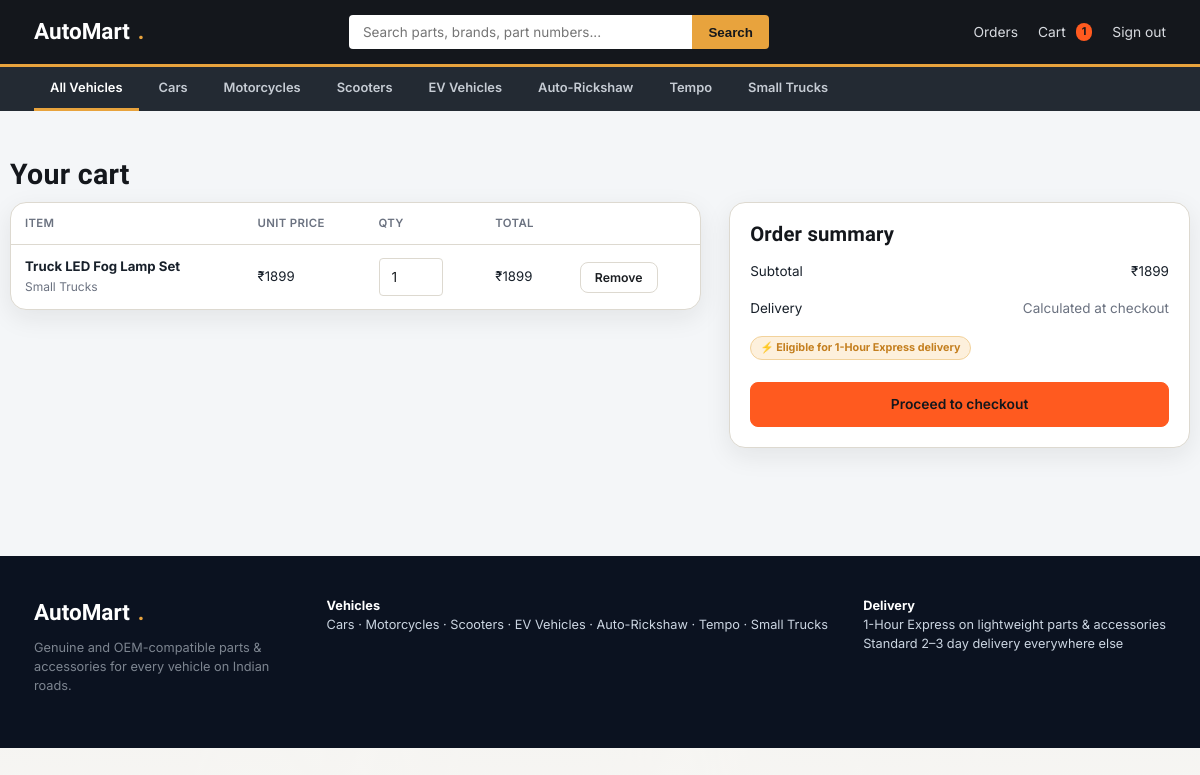
Screenshot of /cart (signed in) with the database file from the repository.
### models.py (models this page shows, shortened)
class CartItem(db.Model):
    __tablename__ = "cart_items"
    id = db.Column(db.Integer, primary_key=True)
    user_id = db.Column(db.Integer, db.ForeignKey("users.id"), nullable=False)
    product_id = db.Column(db.Integer, db.ForeignKey("products.id"), nullable=False)
    quantity = db.Column(db.Integer, default=1)
    added_at = db.Column(db.DateTime, default=datetime.utcnow)
    product = db.relationship("Product")
    __table_args__ = (db.UniqueConstraint("user_id", "product_id", name="uq_cart_user_product"),)
    def unit_price(self, account_type="individual"):
        return self.product.unit_price_for(self.quantity, account_type)
    def line_total_for(self, account_type="individual"):
        return self.unit_price(account_type) * self.quantity

class Product(db.Model):
    __tablename__ = "products"
    id = db.Column(db.Integer, primary_key=True)
    sku = db.Column(db.String(30), unique=True, nullable=False)
    name = db.Column(db.String(200), nullable=False)
    slug = db.Column(db.String(220), unique=True, nullable=False, index=True)
    description = db.Column(db.Text)
    brand = db.Column(db.String(80))
    category = db.Column(db.String(20), nullable=False)     # parts | accessories
    vehicle_type = db.Column(db.String(20), nullable=False, index=True)  # see VEHICLE_TYPES
    subcategory = db.Column(db.String(80))  # e.g. "Brakes", "Filters", "Lighting"
    price = db.Column(db.Integer, nullable=False)      # in INR, integer paise-free for simplicity
    mrp = db.Column(db.Integer)                          # strike-through price
    stock = db.Column(db.Integer, default=0)
    bulk_price = db.Column(db.Integer)
    bulk_min_qty = db.Column(db.Integer)
    weight_grams = db.Column(db.Integer, default=500)
    image_url = db.Column(db.String(300))
    rating = db.Column(db.Float, default=4.3)
    rating_count = db.Column(db.Integer, default=0)
    is_active = db.Column(db.Boolean, default=True)
    created_at = db.Column(db.DateTime, default=datetime.utcnow)
    order_items = db.relationship("OrderItem", backref="product", lazy="dynamic")
    @property
    def is_express_eligible(self):
        from flask import current_app
        limit = current_app.config.get("EXPRESS_DELIVERY_WEIGHT_LIMIT_GRAMS", 5000)
        return self.weight_grams <= limit and self.stock > 0
    @property
    def vehicle_label(self):
        return dict(VEHICLE_TYPES).get(self.vehicle_type, self.vehicle_type)
    def unit_price_for(self, quantity, account_type="individual"):
        if account_type == "business" and self.has_bulk_pricing and quantity >= self.bulk_min_qty:
            return self.bulk_price
        return self.price

### blueprints/storefront.py (the view)
@bp.route("/cart")
@login_required
def cart():
    items = _cart_query().all()
    subtotal = sum(i.line_total_for(current_user.account_type) for i in items)
    all_express = bool(items) and all(i.product.is_express_eligible for i in items)
    return render_template("storefront/cart.html", items=items, subtotal=subtotal, all_express=all_express)

### blueprints/storefront.py (called while the page is built)
def _cart_query():
    return CartItem.query.filter_by(user_id=current_user.id)

### models.py (called while the page is built)
    @property
    def is_admin(self):
        return self.role == "admin"

    @property
    def is_business(self):
        return self.account_type == "business"

### templates/storefront/cart.html (shortened to what this page needs)
{% extends "base.html" %}
{% block content %}
<div class="container section">
  <h2>Your cart</h2>
  {% if items %}
    <div class="checkout-grid">
      <div>
        <div class="card">
          <table>
            <thead><tr><th>Item</th><th>Unit price</th><th>Qty</th><th>Total</th><th></th></tr></thead>
            <tbody>
              {% for item in items %}
                {% set unit = item.unit_price(current_user.account_type) %}
                <tr>
                  <td>
                    <strong>{{ item.product.name }}</strong><br>
                    <span class="muted" style="font-size:0.8rem;">{{ item.product.vehicle_label }}
                    </span>
                  </td>
                  <td>{{ currency }}{{ unit }}</td>
                  <td>
                    <form method="post" action="{{ url_for('storefront.cart_update') }}" style="display:flex; gap:6px;">
                      <input type="number" name="quantity" value="{{ item.quantity }}" min="1" style="width:64px;" onchange="this.form.submit()">
                    </form>
                  </td>
                  <td>{{ currency }}{{ unit * item.quantity }}</td>
                  <td>
                    <form method="post" action="{{ url_for('storefront.cart_remove', item_id=item.id) }}">
                      <button type="submit" class="btn btn-outline btn-sm">Remove</button>
                    </form>
                  </td>
                </tr>
              {% endfor %}
            </tbody>
          </table>
        </div>
      </div>
      <div class="card summary-card" style="padding:20px;">
        <h3>Order summary</h3>
        <div class="summary-line"><span>Subtotal</span><span>{{ currency }}{{ subtotal }}</span></div>
        <div class="summary-line"><span>Delivery</span><span class="muted">Calculated at checkout</span></div>
        {% if all_express %}
          <p class="badge badge-express" style="margin:10px 0;">⚡ Eligible for 1-Hour Express delivery</p>
        {% endif %}
        <a href="{{ url_for('storefront.checkout') }}" class="btn btn-primary btn-block" style="margin-top:12px;">Proceed to checkout</a>
      </div>
    </div>
  {% else %}
    <div class="empty-state">
      <h3>Your cart is empty</h3>
      <p>Browse the catalog to find parts for your vehicle.</p>
      <a href="{{ url_for('storefront.shop') }}" class="btn btn-dark">Start shopping</a>
    </div>
  {% endif %}
</div>
{% endblock %}

### static/css/style.css (style rules this page uses)
:root { --graphite: #14171c; --steel: #232a33; --steel-2: #2b333d; --paper: #f6f5f2; --paper-2: #edebe4; --amber: #e8a33d; --amber-dark: #c47f1f; --green: #2f9e68; --red: #c6483c; --ink: #1b1e22; --muted: #6b7280; --muted-2: #9aa1ab; --line: #ddd9d0; --line-dark: #333941; --radius-sm: 4px; --radius-md: 8px; --shadow-sm: 0 1px 2px rgba(20, 23, 28, 0.06); }
* { box-sizing: border-box; }
html, body { margin: 0; padding: 0; background: var(--paper); color: var(--ink); font-family: "Inter", -apple-system, BlinkMacSystemFont, sans-serif; font-size: 15px; line-height: 1.5; }
h1, h2, h3, h4, .display { font-family: "Barlow Condensed", "Inter", sans-serif; font-weight: 700; letter-spacing: 0.01em; line-height: 1.1; margin: 0 0 0.4em; color: var(--graphite); }
h2 { font-size: 1.9rem; }
h3 { font-size: 1.35rem; }
p { margin: 0 0 1em; color: var(--ink); }
a { color: inherit; text-decoration: none; }
.muted { color: var(--muted); }
.container { max-width: 1180px; margin: 0 auto; padding: 0 24px; }
.btn { display: inline-flex; align-items: center; justify-content: center; gap: 8px; padding: 11px 22px; border-radius: var(--radius-md); font-weight: 600; font-size: 0.92rem; border: 1px solid transparent; cursor: pointer; font-family: inherit; transition: transform 0.08s ease, background 0.15s, border-color 0.15s; }
.btn-primary { background: var(--amber); color: var(--graphite); }
.btn-outline { background: transparent; border-color: var(--line); color: var(--ink); }
.btn-sm { padding: 7px 14px; font-size: 0.82rem; }
.btn-block { width: 100%; }
.badge { display: inline-flex; align-items: center; gap: 5px; font-size: 0.72rem; font-weight: 700; padding: 3px 9px; border-radius: 999px; text-transform: none; }
.badge-express { background: #fdf0dc; color: var(--amber-dark); border: 1px solid #f2d29b; }
.card { background: #fff; border: 1px solid var(--line); border-radius: var(--radius-md); }
.section { padding: 48px 0; }
input, select, textarea { width: 100%; padding: 10px 12px; border: 1px solid var(--line); border-radius: var(--radius-sm); font-family: inherit; font-size: 0.92rem; background: #fff; color: var(--ink); }
table { width: 100%; border-collapse: collapse; }
th, td { text-align: left; padding: 12px 14px; border-bottom: 1px solid var(--line); font-size: 0.88rem; }
th { color: var(--muted); font-weight: 600; font-size: 0.76rem; text-transform: uppercase; letter-spacing: 0.03em; }
tr:last-child td { border-bottom: none; }
.checkout-grid { display: grid; grid-template-columns: 1.5fr 1fr; gap: 28px; align-items: start; }
.summary-card { position: sticky; top: 20px; }
.summary-line { display: flex; justify-content: space-between; padding: 8px 0; font-size: 0.9rem; }
:root { --am-dark:#0b1220; --am-dark-2:#121b2e; --am-accent:#ff5a1f; --am-accent-2:#ff7a3d; --am-muted:#6b7280; --am-bg:#f4f6f8; --am-card:#ffffff; --am-border:#e5e7eb; --am-success:#16a34a; }
body { background:var(--am-bg); color:#18202a; font-family:Inter,system-ui,-apple-system,BlinkMacSystemFont,"Segoe UI",sans-serif; }
.btn-primary { background:var(--am-accent);border-color:var(--am-accent); }
.card,.table,.auth-box { border-radius:16px !important; }
.product-card, .card, .filter-pill, .search-panel, .auth-shell, .stat-card, .category-card, .summary-card, .pay-method-tab, .emi-option { box-shadow: 0 8px 26px rgba(20,23,28,.08); }

### rows the page displays
CartItem: product.name "Truck LED Fog Lamp Set", product.vehicle_label "Small Trucks", currency "₹", quantity "1"
Product: price "1899", unit*item.quantity "1899"

### other values shown
{{ cart_count }} "1"
{{ label }} "Cars" "Motorcycles" "Scooters" "EV Vehicles" "Auto-Rickshaw" "Tempo" "Small Trucks"
{{ currency }} "₹"
{{ subtotal }} "1899"
